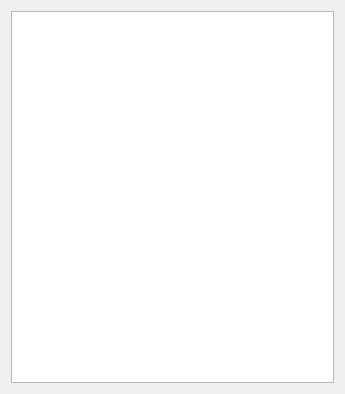
<?xml version="1.0" encoding="UTF-8"?>
<ui version="4.0">
 <class>MapView</class>
 <widget class="QWidget" name="MapView">
  <property name="geometry">
   <rect>
    <x>0</x>
    <y>0</y>
    <width>345</width>
    <height>394</height>
   </rect>
  </property>
  <property name="windowTitle">
   <string>Form</string>
  </property>
  <layout class="QHBoxLayout" name="horizontalLayout">
   <item>
    <widget class="QTableWidget" name="view">
     <property name="showDropIndicator" stdset="0">
      <bool>false</bool>
     </property>
     <property name="dragDropOverwriteMode">
      <bool>false</bool>
     </property>
     <property name="showGrid">
      <bool>true</bool>
     </property>
     <property name="cornerButtonEnabled">
      <bool>false</bool>
     </property>
    </widget>
   </item>
  </layout>
 </widget>
 <resources/>
 <connections/>
</ui>
